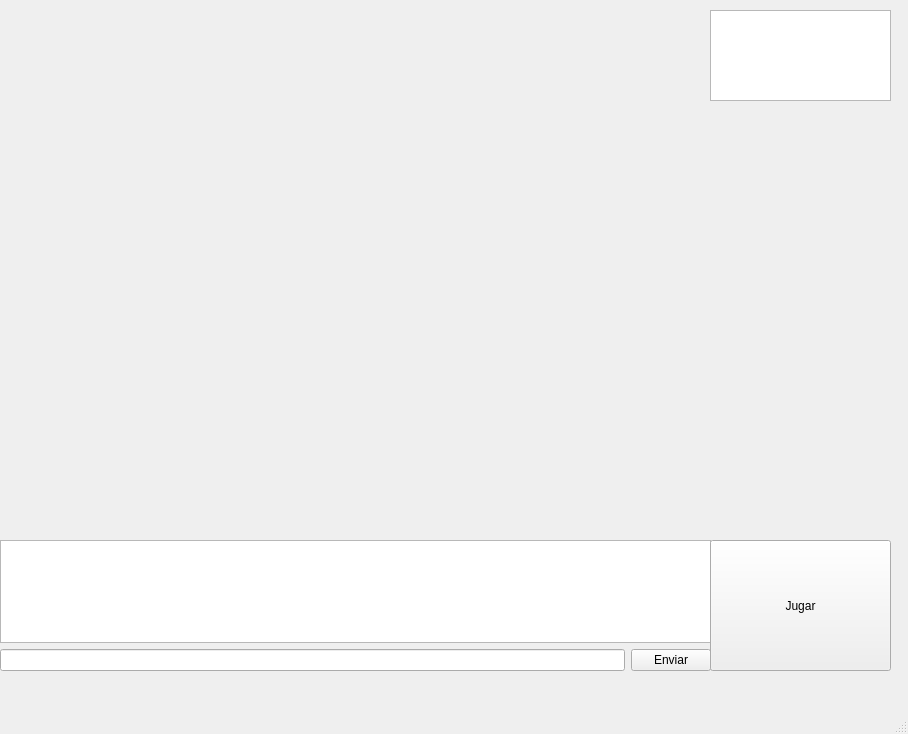
<?xml version="1.0" encoding="UTF-8"?>
<ui version="4.0">
 <class>MainWindow</class>
 <widget class="QMainWindow" name="MainWindow">
  <property name="geometry">
   <rect>
    <x>0</x>
    <y>0</y>
    <width>908</width>
    <height>734</height>
   </rect>
  </property>
  <property name="windowTitle">
   <string>MainWindow</string>
  </property>
  <widget class="QWidget" name="centralwidget">
   <property name="sizePolicy">
    <sizepolicy hsizetype="Fixed" vsizetype="Fixed">
     <horstretch>0</horstretch>
     <verstretch>0</verstretch>
    </sizepolicy>
   </property>
   <widget class="QWidget" name="gridLayoutWidget">
    <property name="geometry">
     <rect>
      <x>0</x>
      <y>10</y>
      <width>711</width>
      <height>531</height>
     </rect>
    </property>
    <layout class="QGridLayout" name="gridLayout_5">
     <item row="0" column="0">
      <widget class="QWidget" name="AllDisplayer" native="true"/>
     </item>
    </layout>
   </widget>
   <widget class="QWidget" name="gridLayoutWidget_2">
    <property name="geometry">
     <rect>
      <x>710</x>
      <y>10</y>
      <width>181</width>
      <height>91</height>
     </rect>
    </property>
    <layout class="QGridLayout" name="gridLayout_6">
     <item row="0" column="0">
      <widget class="QListWidget" name="PlayerList"/>
     </item>
    </layout>
   </widget>
   <widget class="QWidget" name="gridLayoutWidget_3">
    <property name="geometry">
     <rect>
      <x>0</x>
      <y>540</y>
      <width>711</width>
      <height>131</height>
     </rect>
    </property>
    <layout class="QGridLayout" name="gridLayout_7">
     <item row="0" column="0">
      <layout class="QGridLayout" name="gridLayout_10">
       <item row="1" column="1">
        <widget class="QPushButton" name="EnviarButton">
         <property name="text">
          <string>Enviar</string>
         </property>
        </widget>
       </item>
       <item row="1" column="0">
        <widget class="QLineEdit" name="ChatInput"/>
       </item>
       <item row="0" column="0" colspan="2">
        <widget class="QTextEdit" name="ChatDisplayer">
         <property name="readOnly">
          <bool>true</bool>
         </property>
         <property name="acceptRichText">
          <bool>true</bool>
         </property>
        </widget>
       </item>
      </layout>
     </item>
    </layout>
   </widget>
   <widget class="QWidget" name="gridLayoutWidget_4">
    <property name="geometry">
     <rect>
      <x>710</x>
      <y>100</y>
      <width>181</width>
      <height>441</height>
     </rect>
    </property>
    <layout class="QGridLayout" name="gridLayout_8">
     <item row="0" column="0">
      <widget class="QWidget" name="HostDisplayer" native="true"/>
     </item>
    </layout>
   </widget>
   <widget class="QWidget" name="gridLayoutWidget_5">
    <property name="geometry">
     <rect>
      <x>710</x>
      <y>540</y>
      <width>181</width>
      <height>131</height>
     </rect>
    </property>
    <layout class="QGridLayout" name="gridLayout_9">
     <item row="0" column="0">
      <widget class="QPushButton" name="JugarButton">
       <property name="sizePolicy">
        <sizepolicy hsizetype="Ignored" vsizetype="Ignored">
         <horstretch>0</horstretch>
         <verstretch>0</verstretch>
        </sizepolicy>
       </property>
       <property name="text">
        <string>Jugar</string>
       </property>
      </widget>
     </item>
    </layout>
   </widget>
  </widget>
  <widget class="QMenuBar" name="menubar">
   <property name="geometry">
    <rect>
     <x>0</x>
     <y>0</y>
     <width>908</width>
     <height>26</height>
    </rect>
   </property>
  </widget>
  <widget class="QStatusBar" name="statusbar"/>
 </widget>
 <resources/>
 <connections/>
</ui>
